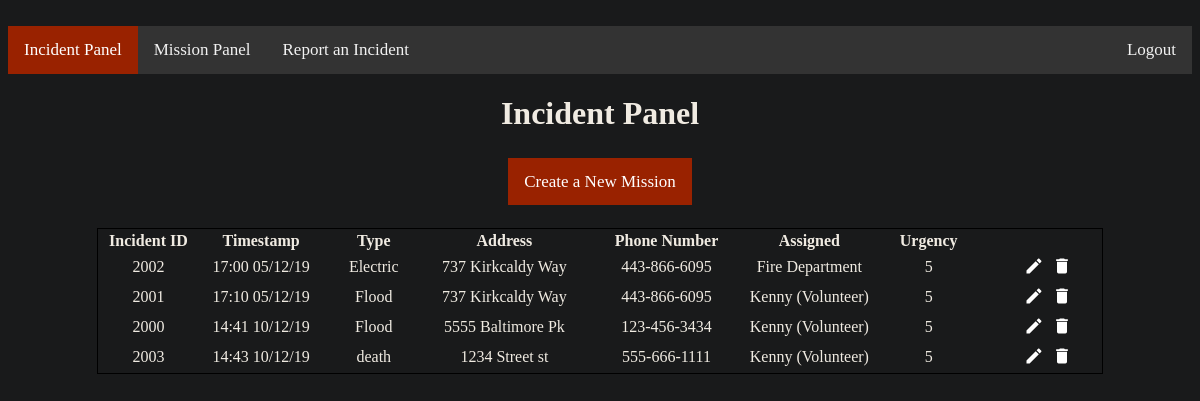
/incidentPanel, run on the app's committed database.
### tables this page shows
CREATE TABLE Event (eventID INT (4, 4) PRIMARY KEY UNIQUE, callID INT (4, 4) REFERENCES Call (callID) UNIQUE, urgency INT (1, 1) NOT NULL, vID INT REFERENCES Victim (vID) UNIQUE, assigned TEXT REFERENCES Volunteer (username) DEFAULT None);

CREATE TABLE Call (callID INT (4, 4) PRIMARY KEY UNIQUE, date TEXT NOT NULL, time TEXT NOT NULL, emergency TEXT NOT NULL, operID INT (4, 4) REFERENCES CallOperator (operID), vID INT REFERENCES Victim (vID) UNIQUE);

CREATE TABLE Victim (name TEXT, address TEXT NOT NULL, city TIME NOT NULL, state TEXT NOT NULL, zipCode INT (5, 5) NOT NULL, phone TEXT, vID INT (4, 4) PRIMARY KEY UNIQUE);

### Prototype/views.py (the view, shortened to what this page needs)
@app.route('/incidentPanel', methods=['POST', 'GET'])
def incidentPanel():
    roles = ["Operator", "Officer"]
    global USER
    if not authenticate(roles):
        if USER == None or request.referrer == None:
            return redirect(url_for('login'))
        return redirect(request.referrer)
    id, timestamp, emergency, address, phone, urgency, assigned = genTable()
    length = len(id)
    volunteers = []
    return render_template('IncidentTable.html', var=False, volunteers=volunteers, length=length, id=id, timestamp=timestamp, emergency=emergency, address=address, phone=phone, urgency=urgency, assigned=assigned)

### Prototype/views.py (called while the page is built)
def authenticate(roles):
    global USER
    if USER not in roles and USER != "Admin":
        return False
    return True

def pullVictim():
    conn = sqlite3.connect("callCenter.db")
    cur = conn.cursor()
    row = cur.execute('SELECT * FROM Victim')
    row = cur.fetchall()
    conn.commit()
    cur.close()
    conn.close()
    return list(row)

def pullCall():
    conn = sqlite3.connect("callCenter.db")
    cur = conn.cursor()
    row = cur.execute('SELECT * FROM Call')
    row = cur.fetchall()
    conn.commit()
    cur.close()
    conn.close()
    return list(row)

def pullEvent():
    conn = sqlite3.connect("callCenter.db")
    cur = conn.cursor()
    row = cur.execute('SELECT * FROM Event')
    row = cur.fetchall()
    conn.commit()
    cur.close()
    conn.close()
    return list(row)

def genTable():
    victims = pullVictim()
    calls = pullCall()
    events = pullEvent()
    id = []
    timestamp = []
    emergency = []
    address = []
    phone = []
    urgency = []
    assigned = []
    for i in range(len(victims)):
        id.append(events[i][0])
        timestamp.append(calls[i][2] + " " + calls[i][1])
        emergency.append(calls[i][3])
        address.append(victims[i][1])
        phone.append(victims[i][5])
        urgency.append(events[i][2])
        assigned.append(events[i][4])
    return id, timestamp, emergency, address, phone, urgency, assigned

### Prototype/templates/IncidentTable.html (shortened to what this page needs)
{% extends "IncidentPanel.html" %}
{% block table %}
    {% for i in range(length) %}
    <tr class="data">
        <td>{{id[i]}}</td>
        <td>{{timestamp[i]}}</td>
        <td>{{emergency[i]}}</td>
        <td>{{address[i]}}</td>
        <td>{{phone[i]}}</td>
        <td>{{assigned[i]}}</td>
        <td>{{urgency[i]}}</td>
        <td>
            <button type="submit" name="edit" value="{{id[i]}}" style="cursor: pointer; background-color: transparent; border: 0px; width: 24px; height: 24px;">
                <svg viewBox="0 0 24 24" style="width:20px; height: 20px;">
                    <path fill="#FFF" d="M20.71,7.04C21.1,6.65 21.1,6 20.71,5.63L18.37,3.29C18,2.9 17.35,2.9 16.96,3.29L15.12,5.12L18.87,8.87M3,17.25V21H6.75L17.81,9.93L14.06,6.18L3,17.25Z" />
                </svg>
            </button>
            <button name="delete" value="{{id[i]}}" style="cursor: pointer; background-color: transparent; border: 0px; width: 24px; height: 24px;">
                <svg viewBox="0 0 24 24" style="width:20px; height: 20px;">
                    <path fill="#FFF" d="M19,4H15.5L14.5,3H9.5L8.5,4H5V6H19M6,19A2,2 0 0,0 8,21H16A2,2 0 0,0 18,19V7H6V19Z" />
                </svg>
            </button>
        </td>
    </tr>
    {% endfor %}
{% endblock %}

### Prototype/templates/IncidentPanel.html (shortened to what this page needs)
﻿<!DOCTYPE html>
<html>
<head>
    <link href="{{ url_for('static', filename='content/styleSheet.css') }}" rel="stylesheet" />
</head>
<body>
    <div class="navbar">
        <a class="active" href="/incidentPanel">Incident Panel</a>
        <a href="/deploymentPanel">Mission Panel</a>
        <a href="/callCenter">Report an Incident</a>
        <a style="float:right" href="/logout">Logout</a>
    </div>
  <h1 style="text-align: center;">Incident Panel</h1>
  <br />
  {% if var== false %}
  <div class="buttonStyle">
    <a href="/incidentPanel/create">Create a New Mission</a>
  </div>
  {% endif %}
  <br /><br />
  <form name="event" action="/incidentPanel" method="post">
    <table id="tbl_Incident" style="width: 85%; margin: 0px auto 50px auto; border: 1px solid #000000;">
      <thead style="border: 1px solid #000000;">
          <tr style="border: 1px solid #000000;">
              <th class="columnHeader" style="width: 60px;">Incident ID</th>
              <th class="columnHeader" style="width: 60px;">Timestamp</th>
              <th class="columnHeader" style="width: 60px;">Type</th>
              <th class="columnHeader" style="width: 100px;">Address</th>
              <th class="columnHeader" style="width: 100px;">Phone Number</th>
              <th class="columnHeader" style="width: 70px;">Assigned</th>
              <th class="columnHeader" style="width: 70px;">Urgency</th>
              <th class="columnHeader" style="width: 70px;"></th>
          </tr>
      </thead>
      <tbody>
        {% block table %}{% endblock %}
      </tbody>
    </table>
  </form>
</body>
</html>

### Prototype/static/content/styleSheet.css (style rules this page uses)
.navbar { overflow: hidden; background-color: #333; }
.navbar a { float: left; color: #f2f2f2; text-align: center; padding: 14px 16px; text-decoration: none; font-size: 17px; }
.navbar a.active { background-color: #992200; color: white; }
.buttonStyle { text-align: center; }
.buttonStyle a { background-color: #992200; color: white; text-align: center; padding: 14px 16px; text-decoration: none; font-size: 17px; }

### Prototype/templates/IncidentPanel.html (style rules this page uses)
.columnHeader { font-family: "Arial, Helvetica, sans-serif"; }
.data { text-align: center; }

### data on the page
Event: eventID "2002", assigned "Fire Department"
Call: emergency "Electric"
Victim: address "737 Kirkcaldy Way", phone "443-866-6095"
Event: eventID "2001", assigned "Kenny (Volunteer)"
Call: emergency "Flood"
Victim: address "737 Kirkcaldy Way", phone "443-866-6095"
Event: eventID "2000", assigned "Kenny (Volunteer)"
Call: emergency "Flood"
Victim: address "5555 Baltimore Pk", phone "123-456-3434"
Event: eventID "2003", assigned "Kenny (Volunteer)"
Call: emergency "death"
Victim: address "1234 Street st", phone "555-666-1111"

### other printed values
{{ timestamp[i] }} "17:00 05/12/19" "17:10 05/12/19" "14:41 10/12/19" "14:43 10/12/19"
{{ urgency[i] }} "5" "5" "5" "5"
